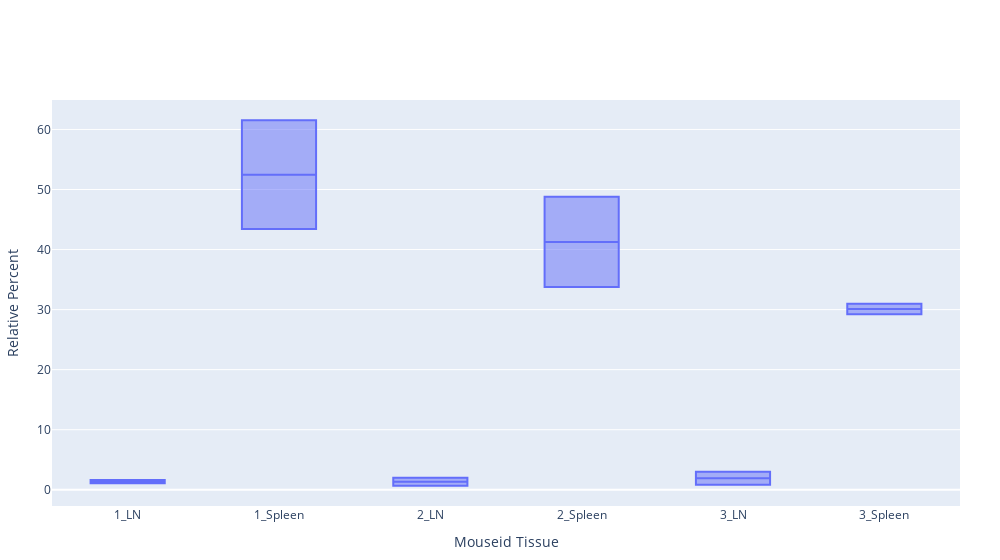

Notebook code for this chart:
### Code cell
plt.categorical_plot(cgp, x=["MouseID", "Tissue"], y="relative_percent", node_terms="CD45.1+ CD4+")

### Figure 1 — Plotly figure (JSON) as saved in the notebook; plotly's stock layout.template omitted (floating-point values rounded to 4 significant figures)
{"data": [{"alignmentgroup": "True", "boxpoints": "outliers", "hovertemplate": "x_axis=%{x}<br>relative_percent=%{y}<extra></extra>", "legendgroup": "", "marker": {"color": "#636efa"}, "name": "", "notched": false, "offsetgroup": "", "orientation": "v", "showlegend": false, "type": "box", "x": ["1_LN", "1_Spleen", "2_LN", "2_Spleen", "3_LN", "3_Spleen", "1_LN", "1_Spleen", "2_LN", "2_Spleen", "3_LN", "3_Spleen"], "x0": " ", "xaxis": "x", "y": [1.611, 61.53, 1.982, 48.78, 0.8276, 29.21, 1.061, 43.41, 0.6718, 33.76, 2.99, 30.99], "y0": " ", "yaxis": "y"}], "layout": {"boxmode": "group", "legend": {"tracegroupgap": 0}, "margin": {"b": 40, "l": 40, "r": 40, "t": 100}, "width": 1000, "xaxis": {"anchor": "y", "domain": [0, 1], "title": {"text": "Mouseid Tissue"}}, "yaxis": {"anchor": "x", "domain": [0, 1], "title": {"text": "Relative Percent"}}}}
